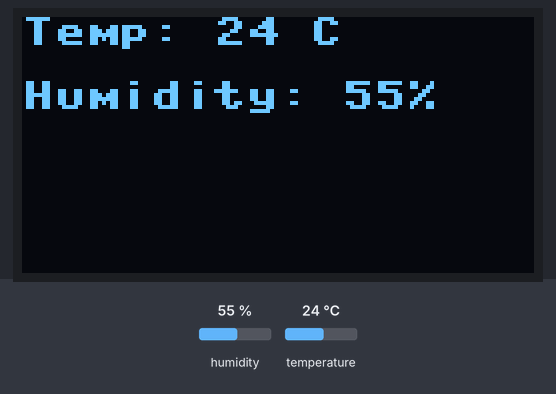
This program was run on a simulated MicroPython board. On the bench: 128×64 one-colour display. The test bench sets the inputs (shaded band); at power-on: humidity 55 %, temperature 24 °C. What the program prints to the serial console is not drawn.

Above: at 1.2 s.
1.3 s: humidity set to 22 %
At 3.9 s:
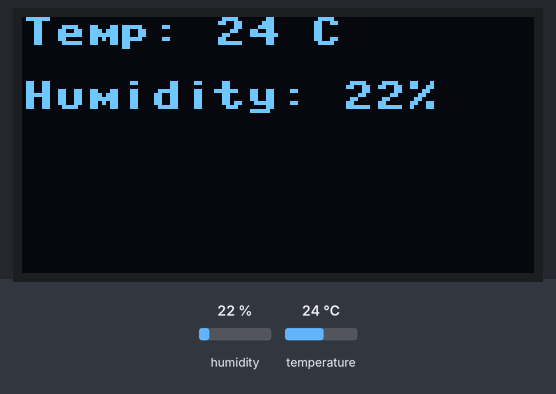
4.2 s: temperature set to 12 °C
At 5.8 s:
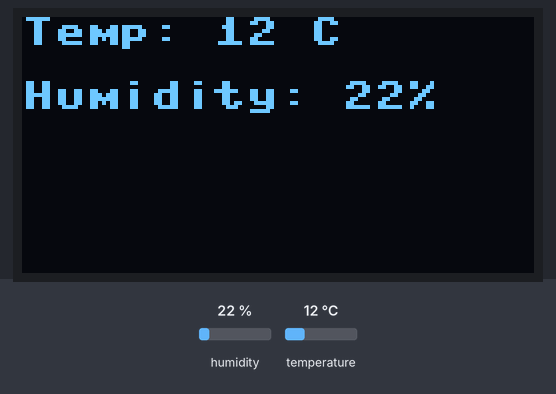
6.7 s: humidity set to 40 %
At 8.7 s:
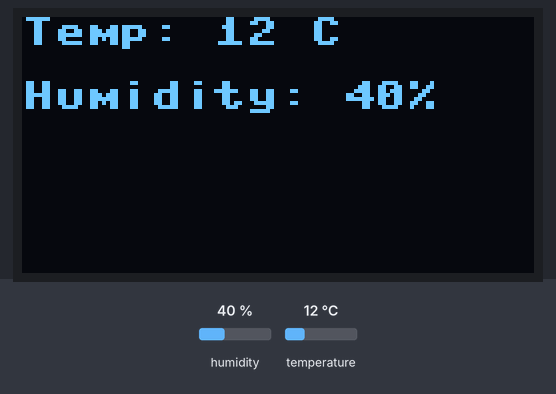
9.2 s: temperature set to 19 °C
Timing chart, 0 to 12.2 s (numbered marks = the images above; inputs shaded):
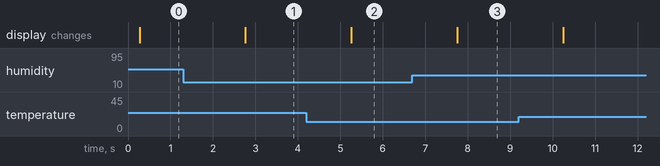

Measured:
- after the input at 1.3 s, the display: changes after 1.5 s (image 1)
- after the input at 4.2 s, the display: changes after 1.1 s (image 2)
- after the input at 6.7 s, the display: changes after 1.1 s (image 3)

The program:

main.py
```python
from machine import Pin
from machine import Pin, I2C
import machine
import ssd1306
import dht
import time

DHT_PIN = 4  # DHT11 data pin

# Initialize DHT11 sensor
dht_sensor = dht.DHT11(machine.Pin(DHT_PIN)) # change DHT11 fr physical device

# Initialize OLED display
i2c = machine.I2C(scl=machine.Pin(9), sda=machine.Pin(8))
oled = ssd1306.SSD1306_I2C(128, 64, i2c)


# Main loop
while True:
    try:
        dht_sensor.measure()
        time.sleep(.2)
        if dht_sensor:
            temp = dht_sensor.temperature()
            humidity = dht_sensor.humidity()
        else:
            temp = 43
            humidity = 65
        print(temp, humidity)
        oled.fill(0)
        oled.text("Temp: {} C".format(temp), 0, 0)
        oled.text("Humidity: {}%".format(humidity), 0, 16)
        oled.show()


    except Exception as e:
        print("Error reading DHT11 sensor:", e)


    time.sleep(1)  # Update every 2 seconds
```
